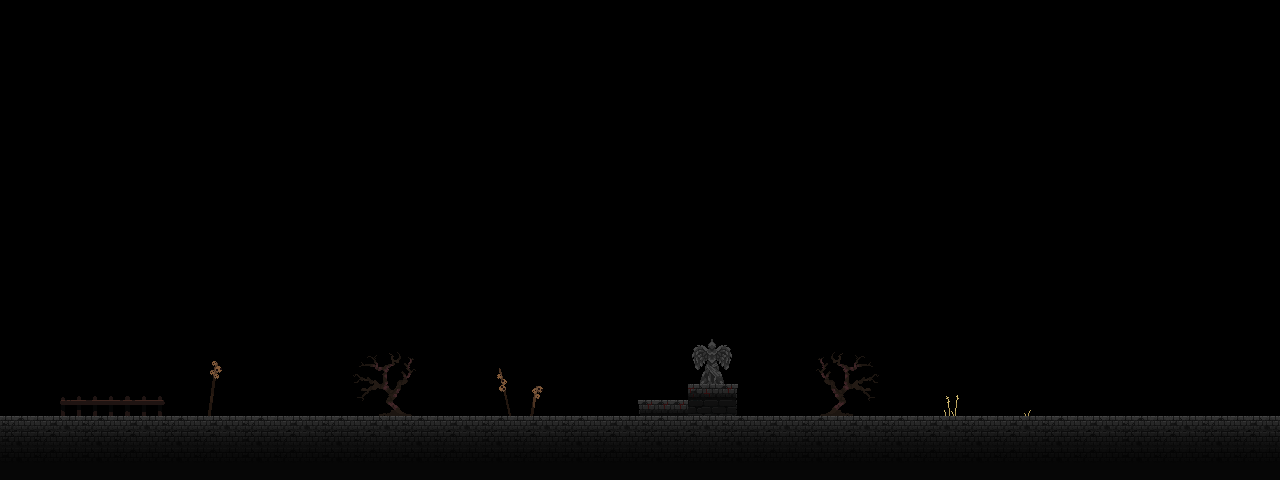

Tiled map render using the project's own tile images. Description and the map definition, with tile-layer contents summarised, below:
An orthogonal 80x30 tile map with 16x16 px tiles, 3 tile layers (Deco, Deco2, Base).

<map version="1.10" tiledversion="1.11.2" orientation="orthogonal" renderorder="right-down" width="80" height="30" tilewidth="16" tileheight="16" infinite="0" nextlayerid="5" nextobjectid="1">
 <tileset firstgid="1" source="../../../../Assets/Artwork/TheDarkSeries/the-dark-series-the-city-of-bones-tilset/Castle Of Bones.tsx" />
 <layer id="3" name="Deco" width="80" height="30">
  <data>[2400 cells, 20 non-empty, 20 distinct tile ids]</data>
 </layer>
 <layer id="4" name="Deco2" width="80" height="30">
  <data>[2400 cells, 49 non-empty, 49 distinct tile ids]</data>
 </layer>
 <layer id="1" name="Base" width="80" height="30">
  <data>[2400 cells, 332 non-empty, 29 distinct tile ids]</data>
 </layer>
</map>
